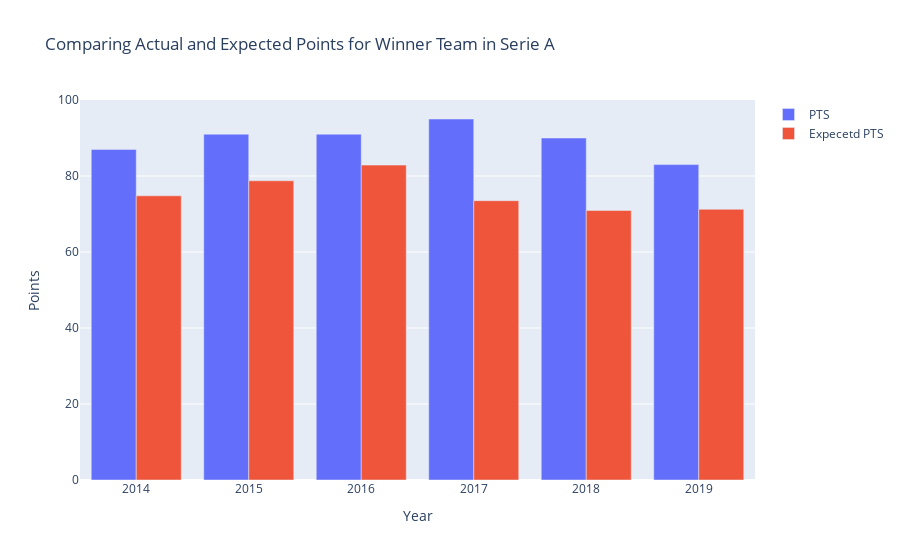

The code cell stored with this chart in its notebook:
### Code cell
pts = go.Bar(x = years, y = first_place['pts'][first_place['league'] == 'Serie_A'], name = 'PTS')
xpts = go.Bar(x = years, y = first_place['xpts'][first_place['league'] == 'Serie_A'], name = 'Expecetd PTS')

data = [pts, xpts]

layout = go.Layout(
    barmode='group',
    title="Comparing Actual and Expected Points for Winner Team in Serie A",
    xaxis={'title': 'Year'},
    yaxis={'title': "Points",
    }
)

fig = go.Figure(data=data, layout=layout)
py.iplot(fig)

### Figure 1 — Plotly figure (JSON) as saved in the notebook; plotly's stock layout.template omitted (floating-point values rounded to 4 significant figures)
{"data": [{"name": "PTS", "type": "bar", "x": [2014, 2015, 2016, 2017, 2018, 2019], "y": [87, 91, 91, 95, 90, 83]}, {"name": "Expecetd PTS", "type": "bar", "x": [2014, 2015, 2016, 2017, 2018, 2019], "y": [74.79, 78.74, 82.86, 73.51, 70.93, 71.24]}], "layout": {"barmode": "group", "title": {"text": "Comparing Actual and Expected Points for Winner Team in Serie A"}, "xaxis": {"title": {"text": "Year"}}, "yaxis": {"title": {"text": "Points"}}}}
